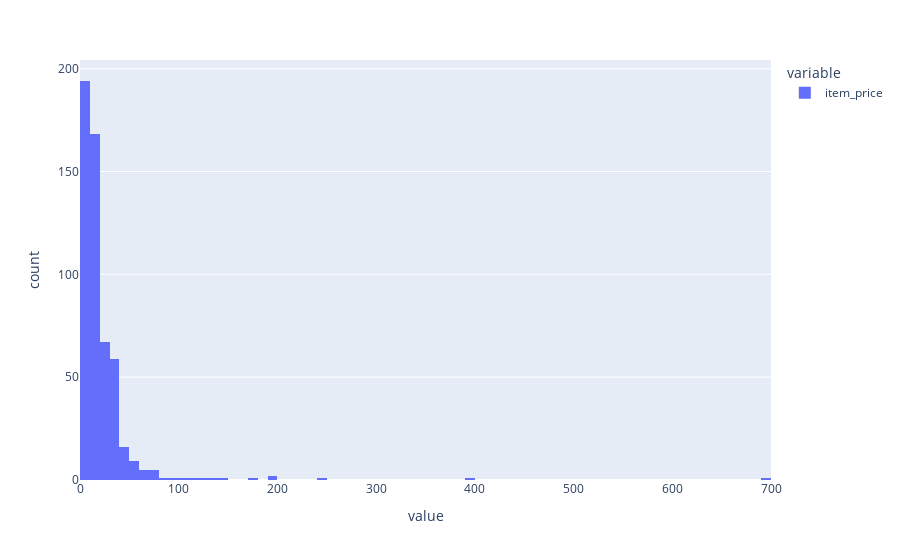

The cell this chart's notebook holds for it:
### Code cell
df['item_price'].plot(kind="hist", bins=20)

### Figure 1 — Plotly figure (JSON) as saved in the notebook; plotly's stock layout.template omitted (floating-point values rounded to 4 significant figures; data arrays with more than 128 entries replaced by an {"elided": "..."} marker saying what was removed)
{"data": [{"alignmentgroup": "True", "bingroup": "x", "hovertemplate": "variable=item_price<br>value=%{x}<br>count=%{y}<extra></extra>", "legendgroup": "item_price", "marker": {"color": "#636efa"}, "name": "item_price", "offsetgroup": "item_price", "orientation": "v", "showlegend": true, "type": "histogram", "x": {"elided": "536 float values"}, "xaxis": "x", "yaxis": "y"}], "layout": {"barmode": "relative", "legend": {"title": {"text": "variable"}, "tracegroupgap": 0}, "margin": {"t": 60}, "xaxis": {"anchor": "y", "domain": [0, 1], "title": {"text": "value"}}, "yaxis": {"anchor": "x", "domain": [0, 1], "title": {"text": "count"}}}}
